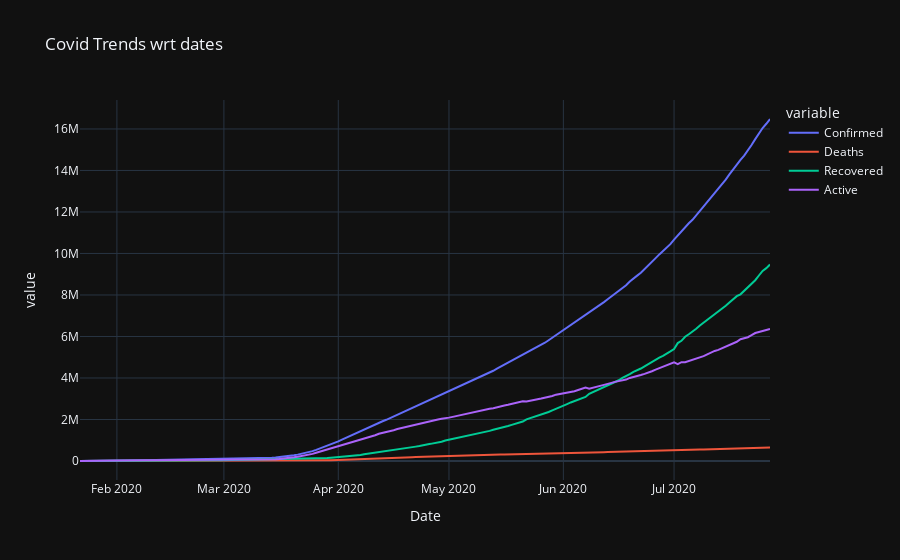

The notebook cell this image was saved under:
### Markdown cell above
### Trend of confirmed deaths and recovered active cases

### Code cell
px.line(daywise_data,x='Date',y=['Confirmed','Deaths','Recovered','Active'],title='Covid Trends wrt dates',template='plotly_dark')

### Figure 1 — Plotly figure (JSON) as saved in the notebook; plotly's stock layout.template omitted (floating-point values rounded to 4 significant figures; data arrays with more than 128 entries replaced by an {"elided": "..."} marker saying what was removed)
{"data": [{"hovertemplate": "variable=Confirmed<br>Date=%{x}<br>value=%{y}<extra></extra>", "legendgroup": "Confirmed", "line": {"color": "#636efa", "dash": "solid"}, "mode": "lines", "name": "Confirmed", "orientation": "v", "showlegend": true, "type": "scatter", "x": {"elided": "188 str values"}, "xaxis": "x", "y": {"elided": "188 int values"}, "yaxis": "y"}, {"hovertemplate": "variable=Deaths<br>Date=%{x}<br>value=%{y}<extra></extra>", "legendgroup": "Deaths", "line": {"color": "#EF553B", "dash": "solid"}, "mode": "lines", "name": "Deaths", "orientation": "v", "showlegend": true, "type": "scatter", "x": {"elided": "188 str values"}, "xaxis": "x", "y": {"elided": "188 int values"}, "yaxis": "y"}, {"hovertemplate": "variable=Recovered<br>Date=%{x}<br>value=%{y}<extra></extra>", "legendgroup": "Recovered", "line": {"color": "#00cc96", "dash": "solid"}, "mode": "lines", "name": "Recovered", "orientation": "v", "showlegend": true, "type": "scatter", "x": {"elided": "188 str values"}, "xaxis": "x", "y": {"elided": "188 int values"}, "yaxis": "y"}, {"hovertemplate": "variable=Active<br>Date=%{x}<br>value=%{y}<extra></extra>", "legendgroup": "Active", "line": {"color": "#ab63fa", "dash": "solid"}, "mode": "lines", "name": "Active", "orientation": "v", "showlegend": true, "type": "scatter", "x": {"elided": "188 str values"}, "xaxis": "x", "y": {"elided": "188 int values"}, "yaxis": "y"}], "layout": {"legend": {"title": {"text": "variable"}, "tracegroupgap": 0}, "title": {"text": "Covid Trends wrt dates"}, "xaxis": {"anchor": "y", "domain": [0, 1], "title": {"text": "Date"}}, "yaxis": {"anchor": "x", "domain": [0, 1], "title": {"text": "value"}}}}
